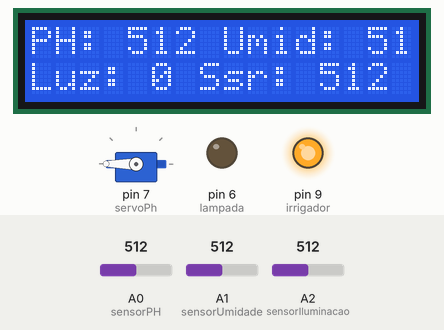
Simulated run of this sketch. Board: Arduino Uno, built with avr-gcc and run on an emulated ATmega328P. Shown: servo, 16×2 character LCD, output pins drawn as LEDs (lit = HIGH). The test bench sets the inputs (shaded band); at power-on: A0 (sensorPH) = 512, A1 (sensorUmidade) = 512, A2 (sensorIluminacao) = 512.

Above: at 1.6 s.
1.7 s: A0 (sensorPH) set to 313
At 2.4 s:
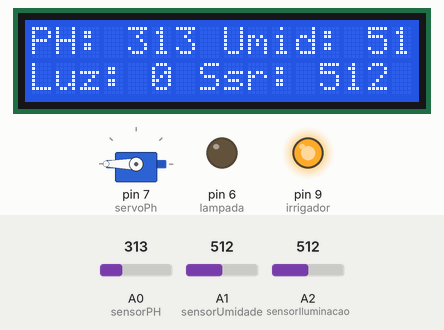
3.5 s: A0 (sensorPH) set to 282
At 5.8 s:
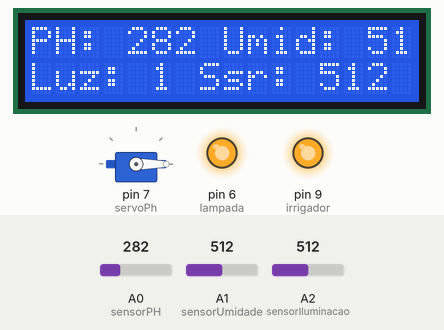
6.5 s: A1 (sensorUmidade) set to 312
At 8.1 s:
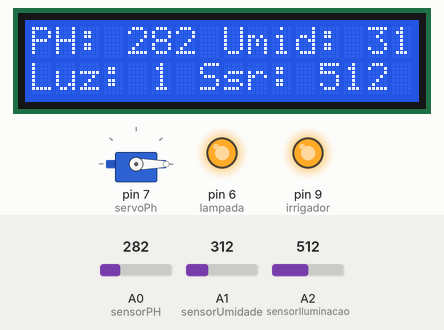
8.6 s: A1 (sensorUmidade) set to 287
At 11.3 s:
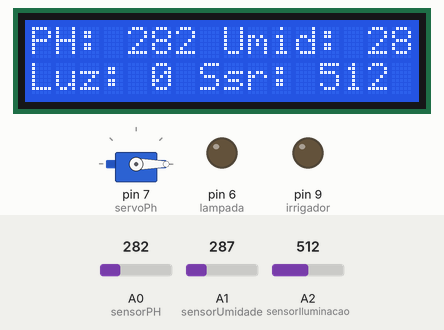
11.6 s: A0 (sensorPH) set to 306
At 12.6 s:
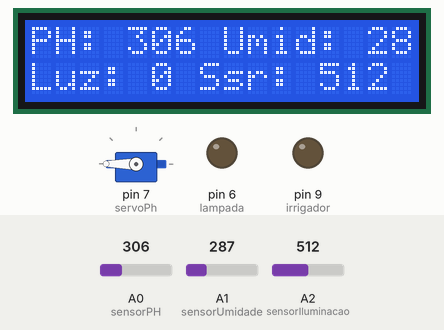
13.6 s: A1 (sensorUmidade) set to 306
At 16.0 s:
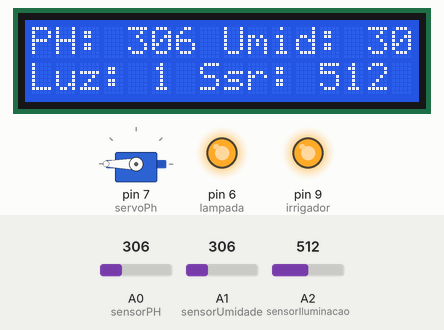
Timing chart, 0 to 17.5 s (numbered marks = the images above; inputs shaded):
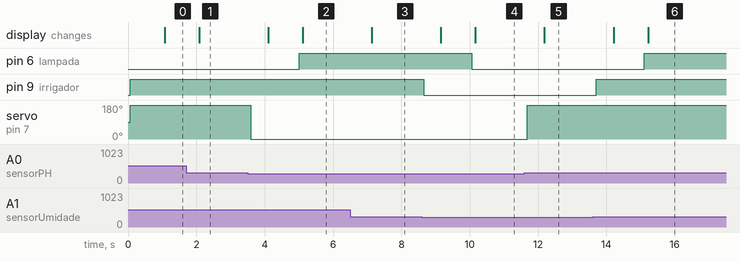

The sketch:

EstufaInteligente.ino
```cpp
/*
 Name:		Testes.ino
 Created:	5/28/2017 10:13:10 PM
 Author:	paulo
*/

//#include <SimpleTimer.h>
#include <LiquidCrystal.h>
#include <Servo.h>

// LCD
LiquidCrystal lcd(12, 8, 5, 4, 3, 2);
int intervaloLcd = 1000;
unsigned long tempoLcd;

// Temporizados
unsigned long agora = 0;

// Iluminação
int lampada = 6;
int sensorIluminacao = A2;
int valorSensorIluminacao;
bool lampadaLigada = false;
int intervaloLampada = 5000;
unsigned long tempoIluminar = 0;

// PH
int sensorPH = A0;
Servo servoPh;
bool phLigado = false;
int valorSensorPH;

// Irrigador
int sensorUmidade = A1;
int irrigador = 9;
bool irrigadorLigado = false;
int valorSensorUmidade;

void setup()
{
	pinMode(lampada, OUTPUT);
	pinMode(irrigador, OUTPUT);

	pinMode(sensorPH, INPUT);
	pinMode(sensorUmidade, INPUT);
	pinMode(sensorIluminacao, INPUT);

	servoPh.attach(7);

	Serial.begin(9600);

	lcd.begin(16, 2);
}

void Iluminar()
{
	if (tempoIluminar + intervaloLampada <= agora)
	{
		tempoIluminar = agora;

		lampadaLigada = !lampadaLigada;

		digitalWrite(lampada, lampadaLigada);
	}
}

void ChecarIluminacao()
{
	valorSensorIluminacao = analogRead(sensorIluminacao);

	if (valorSensorIluminacao <= 5)
	{
		// Disparar aviso que a lâmpada queimou
	}
}

void Irrigar()
{
	valorSensorUmidade = analogRead(sensorUmidade);

	if (valorSensorUmidade >= 300)
	{
		if (!irrigadorLigado)
		{
			irrigadorLigado = true;

			digitalWrite(irrigador, HIGH);
		}
	}
	else
	{
		if (irrigadorLigado)
		{
			irrigadorLigado = false;

			digitalWrite(irrigador, LOW);
		}
	}
}

void PH()
{
	valorSensorPH = analogRead(sensorPH);

	if (valorSensorPH >= 300)
	{
		if (!phLigado)
		{
			phLigado = true;

			servoPh.write(255);
		}
	}
	else
	{
		if (phLigado)
		{
			phLigado = false;

			servoPh.write(0);
		}
	}
}

void ExibirInformacoesLcd()
{
	if (tempoLcd + intervaloLcd < agora)
	{
		tempoLcd = agora;

		lcd.clear();

		String linha1 = "PH: ";
		linha1.concat(valorSensorPH);
		linha1.concat(" Umid: ");
		linha1.concat(valorSensorUmidade);

		String linha2 = "Luz: ";
		linha2.concat(lampadaLigada ? "1" : "0");
		linha2.concat(" Ssr: ");
		linha2.concat(valorSensorIluminacao);

		lcd.setCursor(0, 0);
		lcd.print(linha1);
		lcd.setCursor(0, 1);
		lcd.print(linha2);
	}
}

void loop()
{
	agora = millis();

	Iluminar();
	ChecarIluminacao();

	Irrigar();

	PH();

	ExibirInformacoesLcd();

	delay(100);
}
```

Measured:
- the behaviour switches between 300 and 299 on A0 (sensorPH) (found by bisection; images 1 and 2)
- the behaviour switches between 300 and 299 on A1 (sensorUmidade) (found by bisection; images 3 and 4)
- after the input at 1.7 s, the display: changes after 0.38 s (image 1)
- after the input at 3.5 s, servo on pin 7 (servoPh): 180° → 0° after 0.10 s; the display: first changes after 0.60 s (image 2 shows a later state)
- after the input at 6.5 s, the display: changes after 0.64 s (image 3)
- after the input at 8.6 s, pin 9 (irrigador): HIGH → LOW after 0.05 s; the display: first changes after 0.56 s (image 4 shows a later state)
- after the input at 11.6 s, servo on pin 7 (servoPh): 0° → 180° after 0.08 s; the display: changes after 0.59 s (image 5)
- after the input at 13.6 s, pin 9 (irrigador): LOW → HIGH after 0.10 s; the display: first changes after 0.61 s (image 6 shows a later state)
